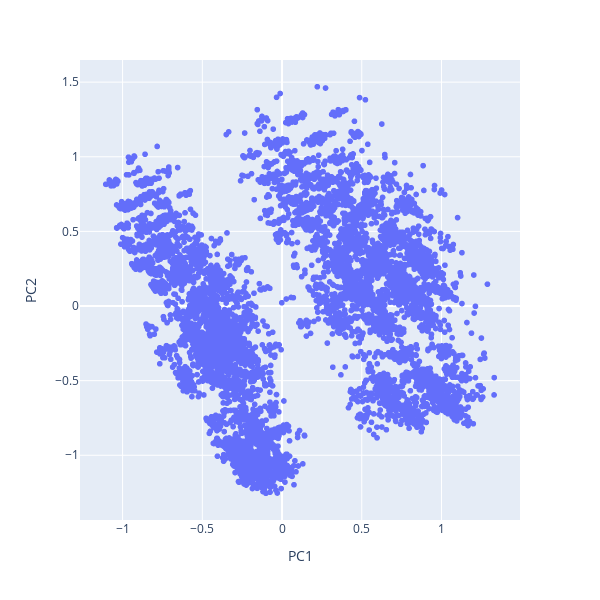

Source (notebook cell):
### Code cell
from sklearn.decomposition import PCA
data = data_encoded

pca = PCA(n_components=2)
components = pca.fit_transform(data)
components_df = pd.DataFrame(components, columns=['PC1', 'PC2'])
fig = px.scatter(components_df, x='PC1', y='PC2')
fig.show()

exportImage(fig, "PCA")

### Figure 1 — Plotly figure (JSON) as saved in the notebook; plotly's stock layout.template omitted (floating-point values rounded to 4 significant figures; data arrays with more than 128 entries replaced by an {"elided": "..."} marker saying what was removed)
{"data": [{"hovertemplate": "PC1=%{x}<br>PC2=%{y}<extra></extra>", "legendgroup": "", "marker": {"color": "#636efa", "symbol": "circle"}, "mode": "markers", "name": "", "showlegend": false, "type": "scattergl", "x": {"elided": "12330 float values"}, "xaxis": "x", "y": {"elided": "12330 float values"}, "yaxis": "y"}], "layout": {"height": 600, "legend": {"tracegroupgap": 0}, "margin": {"t": 60}, "width": 600, "xaxis": {"anchor": "y", "domain": [0, 1], "title": {"text": "PC1"}}, "yaxis": {"anchor": "x", "domain": [0, 1], "title": {"text": "PC2"}}}}
